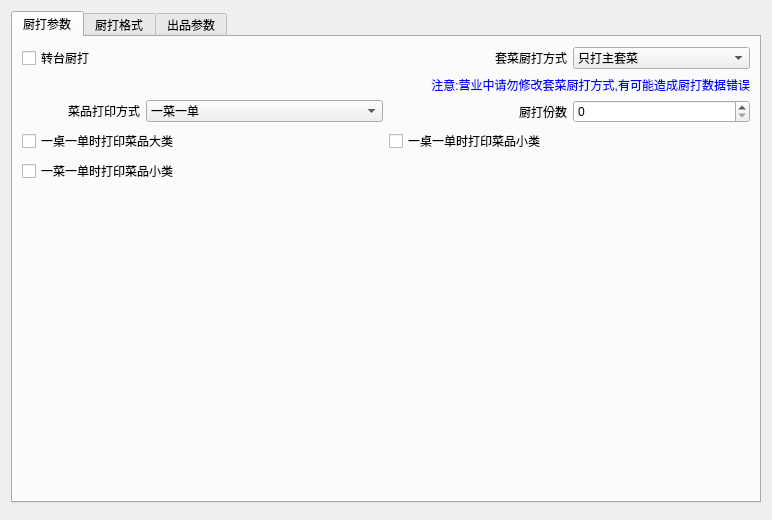
<?xml version="1.0" encoding="UTF-8"?>
<ui version="4.0">
 <class>w_bt_dish_Kitchenprinter_param_Dialog</class>
 <widget class="QDialog" name="w_bt_dish_Kitchenprinter_param_Dialog">
  <property name="geometry">
   <rect>
    <x>0</x>
    <y>0</y>
    <width>772</width>
    <height>520</height>
   </rect>
  </property>
  <property name="windowTitle">
   <string>Dialog</string>
  </property>
  <layout class="QVBoxLayout" name="verticalLayout_2">
   <item>
    <widget class="QTabWidget" name="tabWidget">
     <property name="currentIndex">
      <number>0</number>
     </property>
     <widget class="QWidget" name="tab_3">
      <attribute name="title">
       <string>厨打参数</string>
      </attribute>
      <layout class="QVBoxLayout" name="verticalLayout">
       <item>
        <layout class="QGridLayout" name="gridLayout_2">
         <item row="0" column="0">
          <widget class="QCheckBox" name="checkBox">
           <property name="text">
            <string>转台厨打</string>
           </property>
          </widget>
         </item>
         <item row="0" column="1">
          <layout class="QHBoxLayout" name="horizontalLayout">
           <item>
            <widget class="QLabel" name="label">
             <property name="text">
              <string>套菜厨打方式</string>
             </property>
             <property name="alignment">
              <set>Qt::AlignRight|Qt::AlignTrailing|Qt::AlignVCenter</set>
             </property>
            </widget>
           </item>
           <item>
            <widget class="QComboBox" name="comboBox">
             <item>
              <property name="text">
               <string>只打主套菜</string>
              </property>
             </item>
             <item>
              <property name="text">
               <string>只打套菜明细</string>
              </property>
             </item>
             <item>
              <property name="text">
               <string>打印在一起</string>
              </property>
             </item>
            </widget>
           </item>
          </layout>
         </item>
         <item row="1" column="1">
          <widget class="QLabel" name="label_2">
           <property name="styleSheet">
            <string notr="true">color:blue;</string>
           </property>
           <property name="text">
            <string>注意:营业中请勿修改套菜厨打方式,有可能造成厨打数据错误</string>
           </property>
           <property name="alignment">
            <set>Qt::AlignRight|Qt::AlignTrailing|Qt::AlignVCenter</set>
           </property>
          </widget>
         </item>
         <item row="2" column="0" rowspan="2">
          <layout class="QGridLayout" name="gridLayout">
           <item row="0" column="1" colspan="2">
            <widget class="QComboBox" name="comboBox_3">
             <item>
              <property name="text">
               <string>一菜一单</string>
              </property>
             </item>
             <item>
              <property name="text">
               <string>一桌一单</string>
              </property>
             </item>
            </widget>
           </item>
           <item row="0" column="0">
            <widget class="QLabel" name="label_6">
             <property name="text">
              <string>菜品打印方式</string>
             </property>
             <property name="alignment">
              <set>Qt::AlignRight|Qt::AlignTrailing|Qt::AlignVCenter</set>
             </property>
            </widget>
           </item>
          </layout>
         </item>
         <item row="4" column="0">
          <widget class="QCheckBox" name="checkBox_2">
           <property name="text">
            <string>一桌一单时打印菜品大类</string>
           </property>
          </widget>
         </item>
         <item row="4" column="1">
          <widget class="QCheckBox" name="checkBox_4">
           <property name="text">
            <string>一桌一单时打印菜品小类</string>
           </property>
          </widget>
         </item>
         <item row="5" column="0">
          <widget class="QCheckBox" name="checkBox_3">
           <property name="text">
            <string>一菜一单时打印菜品小类</string>
           </property>
          </widget>
         </item>
         <item row="2" column="1" rowspan="2">
          <layout class="QHBoxLayout" name="horizontalLayout_3">
           <item>
            <widget class="QLabel" name="label_5">
             <property name="text">
              <string>厨打份数</string>
             </property>
             <property name="alignment">
              <set>Qt::AlignRight|Qt::AlignTrailing|Qt::AlignVCenter</set>
             </property>
            </widget>
           </item>
           <item>
            <widget class="QSpinBox" name="spinBox"/>
           </item>
          </layout>
         </item>
        </layout>
       </item>
       <item>
        <spacer name="verticalSpacer">
         <property name="orientation">
          <enum>Qt::Vertical</enum>
         </property>
         <property name="sizeHint" stdset="0">
          <size>
           <width>20</width>
           <height>211</height>
          </size>
         </property>
        </spacer>
       </item>
      </layout>
     </widget>
     <widget class="QWidget" name="tab">
      <property name="styleSheet">
       <string notr="true"/>
      </property>
      <attribute name="title">
       <string>厨打格式</string>
      </attribute>
      <widget class="QCheckBox" name="checkBox_35">
       <property name="geometry">
        <rect>
         <x>10</x>
         <y>400</y>
         <width>120</width>
         <height>25</height>
        </rect>
       </property>
       <property name="text">
        <string>菜品金额合计</string>
       </property>
      </widget>
      <widget class="QCheckBox" name="checkBox_16">
       <property name="geometry">
        <rect>
         <x>480</x>
         <y>110</y>
         <width>75</width>
         <height>25</height>
        </rect>
       </property>
       <property name="styleSheet">
        <string notr="true"/>
       </property>
       <property name="text">
        <string>流水号</string>
       </property>
      </widget>
      <widget class="QCheckBox" name="checkBox_12">
       <property name="geometry">
        <rect>
         <x>329</x>
         <y>70</y>
         <width>75</width>
         <height>25</height>
        </rect>
       </property>
       <property name="styleSheet">
        <string notr="true">text-decoration: underline;</string>
       </property>
       <property name="text">
        <string>点菜人</string>
       </property>
      </widget>
      <widget class="QCheckBox" name="checkBox_8">
       <property name="geometry">
        <rect>
         <x>11</x>
         <y>70</y>
         <width>90</width>
         <height>25</height>
        </rect>
       </property>
       <property name="text">
        <string>餐桌名称</string>
       </property>
      </widget>
      <widget class="QCheckBox" name="checkBox_11">
       <property name="geometry">
        <rect>
         <x>329</x>
         <y>110</y>
         <width>60</width>
         <height>25</height>
        </rect>
       </property>
       <property name="styleSheet">
        <string notr="true">text-decoration: underline;</string>
       </property>
       <property name="text">
        <string>人数</string>
       </property>
      </widget>
      <widget class="QCheckBox" name="checkBox_10">
       <property name="geometry">
        <rect>
         <x>163</x>
         <y>70</y>
         <width>90</width>
         <height>25</height>
        </rect>
       </property>
       <property name="text">
        <string>开台单号</string>
       </property>
      </widget>
      <widget class="QCheckBox" name="checkBox_9">
       <property name="geometry">
        <rect>
         <x>163</x>
         <y>110</y>
         <width>90</width>
         <height>25</height>
        </rect>
       </property>
       <property name="text">
        <string>打印时间</string>
       </property>
      </widget>
      <widget class="QCheckBox" name="checkBox_7">
       <property name="geometry">
        <rect>
         <x>11</x>
         <y>110</y>
         <width>90</width>
         <height>25</height>
        </rect>
       </property>
       <property name="text">
        <string>点菜时间</string>
       </property>
      </widget>
      <widget class="QLabel" name="label_45">
       <property name="geometry">
        <rect>
         <x>253</x>
         <y>285</y>
         <width>16</width>
         <height>17</height>
        </rect>
       </property>
       <property name="text">
        <string/>
       </property>
      </widget>
      <widget class="QLabel" name="label_10">
       <property name="geometry">
        <rect>
         <x>12</x>
         <y>10</y>
         <width>548</width>
         <height>20</height>
        </rect>
       </property>
       <property name="styleSheet">
        <string notr="true">color:blue;</string>
       </property>
       <property name="text">
        <string>注意:有下划线的参数表示厨打特有的参数,其余黑色字体表示厨打和出品共有的参数</string>
       </property>
      </widget>
      <widget class="QWidget" name="layoutWidget">
       <property name="geometry">
        <rect>
         <x>720</x>
         <y>10</y>
         <width>681</width>
         <height>71</height>
        </rect>
       </property>
       <layout class="QGridLayout" name="gridLayout_4">
        <item row="0" column="0">
         <widget class="QCheckBox" name="checkBox_5">
          <property name="text">
           <string>打印菜品类型(厨打单第一个菜品的类型)</string>
          </property>
         </widget>
        </item>
        <item row="0" column="1">
         <widget class="QLabel" name="label_8">
          <property name="text">
           <string>字体</string>
          </property>
         </widget>
        </item>
        <item row="0" column="2" colspan="2">
         <widget class="QComboBox" name="comboBox_4">
          <item>
           <property name="text">
            <string>大字体</string>
           </property>
          </item>
          <item>
           <property name="text">
            <string>普通字体</string>
           </property>
          </item>
         </widget>
        </item>
        <item row="1" column="0">
         <widget class="QCheckBox" name="checkBox_6">
          <property name="text">
           <string>打印菜单类型(如点菜,加菜单等)</string>
          </property>
         </widget>
        </item>
        <item row="1" column="1" colspan="2">
         <widget class="QLabel" name="label_9">
          <property name="text">
           <string>打印机</string>
          </property>
         </widget>
        </item>
        <item row="1" column="3">
         <widget class="QComboBox" name="comboBox_7">
          <item>
           <property name="text">
            <string>PM-80-pinter</string>
           </property>
          </item>
          <item>
           <property name="text">
            <string>PM-58-pinter</string>
           </property>
          </item>
         </widget>
        </item>
        <item row="2" column="1" colspan="3">
         <spacer name="verticalSpacer_3">
          <property name="orientation">
           <enum>Qt::Vertical</enum>
          </property>
          <property name="sizeHint" stdset="0">
           <size>
            <width>167</width>
            <height>13</height>
           </size>
          </property>
         </spacer>
        </item>
       </layout>
      </widget>
      <widget class="QFrame" name="frame">
       <property name="geometry">
        <rect>
         <x>10</x>
         <y>30</y>
         <width>281</width>
         <height>32</height>
        </rect>
       </property>
       <property name="styleSheet">
        <string notr="true">QFrame#frame,
QCheckBox{
font:bold 15pt;
color:purple;
border:0px;
}</string>
       </property>
       <property name="frameShape">
        <enum>QFrame::StyledPanel</enum>
       </property>
       <property name="frameShadow">
        <enum>QFrame::Raised</enum>
       </property>
       <widget class="QCheckBox" name="checkBox_38">
        <property name="geometry">
         <rect>
          <x>1</x>
          <y>2</y>
          <width>221</width>
          <height>27</height>
         </rect>
        </property>
        <property name="styleSheet">
         <string notr="true">QCheckBox:indicator{
width:0px;
}</string>
        </property>
        <property name="text">
         <string>表头</string>
        </property>
       </widget>
      </widget>
      <widget class="QFrame" name="frame_2">
       <property name="geometry">
        <rect>
         <x>10</x>
         <y>140</y>
         <width>461</width>
         <height>32</height>
        </rect>
       </property>
       <property name="styleSheet">
        <string notr="true">QFrame#frame_2,
QCheckBox{
font:bold 15pt;
color:purple;
border:0px;
}</string>
       </property>
       <property name="frameShape">
        <enum>QFrame::StyledPanel</enum>
       </property>
       <property name="frameShadow">
        <enum>QFrame::Raised</enum>
       </property>
       <widget class="QCheckBox" name="checkBox_41">
        <property name="geometry">
         <rect>
          <x>1</x>
          <y>2</y>
          <width>201</width>
          <height>27</height>
         </rect>
        </property>
        <property name="styleSheet">
         <string notr="true">QCheckBox:indicator{
width:0px;
}</string>
        </property>
        <property name="text">
         <string>内容</string>
        </property>
       </widget>
       <widget class="QLineEdit" name="lineEdit_8">
        <property name="geometry">
         <rect>
          <x>240</x>
          <y>0</y>
          <width>51</width>
          <height>27</height>
         </rect>
        </property>
        <property name="maximumSize">
         <size>
          <width>16777215</width>
          <height>16777215</height>
         </size>
        </property>
        <property name="text">
         <string>00</string>
        </property>
        <property name="outer_stylesheet" stdset="0">
         <string>lineedit_printsize</string>
        </property>
       </widget>
      </widget>
      <widget class="QFrame" name="frame_3">
       <property name="geometry">
        <rect>
         <x>10</x>
         <y>360</y>
         <width>461</width>
         <height>32</height>
        </rect>
       </property>
       <property name="styleSheet">
        <string notr="true">QFrame#frame_3,
QCheckBox{
font:bold 15pt;
color:purple;
border:0px;
}</string>
       </property>
       <property name="frameShape">
        <enum>QFrame::StyledPanel</enum>
       </property>
       <property name="frameShadow">
        <enum>QFrame::Raised</enum>
       </property>
       <widget class="QCheckBox" name="checkBox_44">
        <property name="geometry">
         <rect>
          <x>1</x>
          <y>2</y>
          <width>201</width>
          <height>27</height>
         </rect>
        </property>
        <property name="styleSheet">
         <string notr="true">QCheckBox:indicator{
width:0px;
}</string>
        </property>
        <property name="text">
         <string>表尾</string>
        </property>
       </widget>
       <widget class="QLineEdit" name="lineEdit_9">
        <property name="geometry">
         <rect>
          <x>230</x>
          <y>0</y>
          <width>51</width>
          <height>27</height>
         </rect>
        </property>
        <property name="maximumSize">
         <size>
          <width>16777215</width>
          <height>16777215</height>
         </size>
        </property>
        <property name="text">
         <string>00</string>
        </property>
        <property name="outer_stylesheet" stdset="0">
         <string>lineedit_printsize</string>
        </property>
       </widget>
      </widget>
      <widget class="QLineEdit" name="lineEdit">
       <property name="geometry">
        <rect>
         <x>400</x>
         <y>70</y>
         <width>51</width>
         <height>27</height>
        </rect>
       </property>
       <property name="text">
        <string>00</string>
       </property>
       <property name="outer_stylesheet" stdset="0">
        <string>lineedit_printsize</string>
       </property>
      </widget>
      <widget class="QLineEdit" name="lineEdit_2">
       <property name="geometry">
        <rect>
         <x>550</x>
         <y>110</y>
         <width>51</width>
         <height>27</height>
        </rect>
       </property>
       <property name="text">
        <string>00</string>
       </property>
       <property name="outer_stylesheet" stdset="0">
        <string>lineedit_printsize</string>
       </property>
      </widget>
      <widget class="QLineEdit" name="lineEdit_3">
       <property name="geometry">
        <rect>
         <x>400</x>
         <y>110</y>
         <width>51</width>
         <height>27</height>
        </rect>
       </property>
       <property name="text">
        <string>00</string>
       </property>
       <property name="outer_stylesheet" stdset="0">
        <string>lineedit_printsize</string>
       </property>
      </widget>
      <widget class="QLineEdit" name="lineEdit_4">
       <property name="geometry">
        <rect>
         <x>250</x>
         <y>110</y>
         <width>51</width>
         <height>27</height>
        </rect>
       </property>
       <property name="text">
        <string>00</string>
       </property>
       <property name="outer_stylesheet" stdset="0">
        <string>lineedit_printsize</string>
       </property>
      </widget>
      <widget class="QLineEdit" name="lineEdit_5">
       <property name="geometry">
        <rect>
         <x>250</x>
         <y>70</y>
         <width>51</width>
         <height>27</height>
        </rect>
       </property>
       <property name="text">
        <string>00</string>
       </property>
       <property name="outer_stylesheet" stdset="0">
        <string>lineedit_printsize</string>
       </property>
      </widget>
      <widget class="QLineEdit" name="lineEdit_6">
       <property name="geometry">
        <rect>
         <x>100</x>
         <y>70</y>
         <width>51</width>
         <height>27</height>
        </rect>
       </property>
       <property name="text">
        <string>00</string>
       </property>
       <property name="outer_stylesheet" stdset="0">
        <string>lineedit_printsize</string>
       </property>
      </widget>
      <widget class="QLineEdit" name="lineEdit_7">
       <property name="geometry">
        <rect>
         <x>100</x>
         <y>110</y>
         <width>51</width>
         <height>27</height>
        </rect>
       </property>
       <property name="text">
        <string>00</string>
       </property>
       <property name="outer_stylesheet" stdset="0">
        <string>lineedit_printsize</string>
       </property>
      </widget>
      <widget class="QCheckBox" name="checkBox_15">
       <property name="geometry">
        <rect>
         <x>12</x>
         <y>210</y>
         <width>60</width>
         <height>25</height>
        </rect>
       </property>
       <property name="text">
        <string>品名</string>
       </property>
      </widget>
      <widget class="QCheckBox" name="checkBox_33">
       <property name="geometry">
        <rect>
         <x>12</x>
         <y>330</y>
         <width>60</width>
         <height>25</height>
        </rect>
       </property>
       <property name="styleSheet">
        <string notr="true">text-decoration: underline;</string>
       </property>
       <property name="text">
        <string>价格</string>
       </property>
      </widget>
      <widget class="QLabel" name="label_42">
       <property name="geometry">
        <rect>
         <x>340</x>
         <y>290</y>
         <width>45</width>
         <height>25</height>
        </rect>
       </property>
       <property name="text">
        <string>小数位</string>
       </property>
      </widget>
      <widget class="QCheckBox" name="checkBox_13">
       <property name="geometry">
        <rect>
         <x>12</x>
         <y>170</y>
         <width>90</width>
         <height>25</height>
        </rect>
       </property>
       <property name="text">
        <string>本单序号</string>
       </property>
      </widget>
      <widget class="QCheckBox" name="checkBox_14">
       <property name="geometry">
        <rect>
         <x>143</x>
         <y>170</y>
         <width>90</width>
         <height>25</height>
        </rect>
       </property>
       <property name="text">
        <string>赠送标志</string>
       </property>
      </widget>
      <widget class="QSpinBox" name="spinBox_3">
       <property name="geometry">
        <rect>
         <x>78</x>
         <y>208</y>
         <width>81</width>
         <height>25</height>
        </rect>
       </property>
       <property name="minimum">
        <number>0</number>
       </property>
       <property name="maximum">
        <number>99</number>
       </property>
      </widget>
      <widget class="QLabel" name="label_15">
       <property name="geometry">
        <rect>
         <x>160</x>
         <y>208</y>
         <width>49</width>
         <height>25</height>
        </rect>
       </property>
       <property name="text">
        <string>字符,第</string>
       </property>
      </widget>
      <widget class="QSpinBox" name="spinBox_4">
       <property name="geometry">
        <rect>
         <x>215</x>
         <y>208</y>
         <width>81</width>
         <height>25</height>
        </rect>
       </property>
       <property name="minimum">
        <number>1</number>
       </property>
       <property name="maximum">
        <number>2</number>
       </property>
      </widget>
      <widget class="QLabel" name="label_16">
       <property name="geometry">
        <rect>
         <x>300</x>
         <y>210</y>
         <width>16</width>
         <height>20</height>
        </rect>
       </property>
       <property name="text">
        <string>行</string>
       </property>
      </widget>
      <widget class="QCheckBox" name="checkBox_34">
       <property name="geometry">
        <rect>
         <x>340</x>
         <y>208</y>
         <width>60</width>
         <height>25</height>
        </rect>
       </property>
       <property name="styleSheet">
        <string notr="true">text-decoration: underline;</string>
       </property>
       <property name="text">
        <string>单位</string>
       </property>
      </widget>
      <widget class="QSpinBox" name="spinBox_16">
       <property name="geometry">
        <rect>
         <x>410</x>
         <y>208</y>
         <width>81</width>
         <height>25</height>
        </rect>
       </property>
       <property name="minimum">
        <number>0</number>
       </property>
       <property name="maximum">
        <number>99</number>
       </property>
      </widget>
      <widget class="QLabel" name="label_41">
       <property name="geometry">
        <rect>
         <x>500</x>
         <y>208</y>
         <width>49</width>
         <height>25</height>
        </rect>
       </property>
       <property name="styleSheet">
        <string notr="true">text-decoration: underline;</string>
       </property>
       <property name="text">
        <string>字符,第</string>
       </property>
      </widget>
      <widget class="QSpinBox" name="spinBox_15">
       <property name="geometry">
        <rect>
         <x>560</x>
         <y>208</y>
         <width>81</width>
         <height>25</height>
        </rect>
       </property>
       <property name="minimum">
        <number>1</number>
       </property>
       <property name="maximum">
        <number>2</number>
       </property>
      </widget>
      <widget class="QLabel" name="label_40">
       <property name="geometry">
        <rect>
         <x>640</x>
         <y>218</y>
         <width>16</width>
         <height>25</height>
        </rect>
       </property>
       <property name="styleSheet">
        <string notr="true">text-decoration: underline;</string>
       </property>
       <property name="text">
        <string>行</string>
       </property>
      </widget>
      <widget class="QLabel" name="label_34">
       <property name="geometry">
        <rect>
         <x>160</x>
         <y>250</y>
         <width>49</width>
         <height>25</height>
        </rect>
       </property>
       <property name="text">
        <string>字符,第</string>
       </property>
      </widget>
      <widget class="QCheckBox" name="checkBox_31">
       <property name="geometry">
        <rect>
         <x>12</x>
         <y>250</y>
         <width>60</width>
         <height>25</height>
        </rect>
       </property>
       <property name="text">
        <string>品码</string>
       </property>
      </widget>
      <widget class="QSpinBox" name="spinBox_10">
       <property name="geometry">
        <rect>
         <x>78</x>
         <y>250</y>
         <width>81</width>
         <height>25</height>
        </rect>
       </property>
       <property name="minimum">
        <number>0</number>
       </property>
       <property name="maximum">
        <number>99</number>
       </property>
      </widget>
      <widget class="QSpinBox" name="spinBox_9">
       <property name="geometry">
        <rect>
         <x>215</x>
         <y>250</y>
         <width>81</width>
         <height>25</height>
        </rect>
       </property>
       <property name="minimum">
        <number>1</number>
       </property>
       <property name="maximum">
        <number>2</number>
       </property>
      </widget>
      <widget class="QCheckBox" name="checkBox_32">
       <property name="geometry">
        <rect>
         <x>12</x>
         <y>290</y>
         <width>60</width>
         <height>25</height>
        </rect>
       </property>
       <property name="text">
        <string>数量</string>
       </property>
      </widget>
      <widget class="QLabel" name="label_33">
       <property name="geometry">
        <rect>
         <x>300</x>
         <y>250</y>
         <width>16</width>
         <height>20</height>
        </rect>
       </property>
       <property name="text">
        <string>行</string>
       </property>
      </widget>
      <widget class="QLabel" name="label_37">
       <property name="geometry">
        <rect>
         <x>160</x>
         <y>290</y>
         <width>49</width>
         <height>25</height>
        </rect>
       </property>
       <property name="text">
        <string>字符,第</string>
       </property>
      </widget>
      <widget class="QSpinBox" name="spinBox_13">
       <property name="geometry">
        <rect>
         <x>78</x>
         <y>290</y>
         <width>81</width>
         <height>25</height>
        </rect>
       </property>
       <property name="minimum">
        <number>0</number>
       </property>
       <property name="maximum">
        <number>99</number>
       </property>
      </widget>
      <widget class="QLabel" name="label_35">
       <property name="geometry">
        <rect>
         <x>300</x>
         <y>290</y>
         <width>16</width>
         <height>20</height>
        </rect>
       </property>
       <property name="text">
        <string>行</string>
       </property>
      </widget>
      <widget class="QSpinBox" name="spinBox_11">
       <property name="geometry">
        <rect>
         <x>215</x>
         <y>290</y>
         <width>81</width>
         <height>25</height>
        </rect>
       </property>
       <property name="minimum">
        <number>1</number>
       </property>
       <property name="maximum">
        <number>2</number>
       </property>
      </widget>
      <widget class="QSpinBox" name="spinBox_17">
       <property name="geometry">
        <rect>
         <x>410</x>
         <y>286</y>
         <width>81</width>
         <height>25</height>
        </rect>
       </property>
       <property name="minimum">
        <number>1</number>
       </property>
       <property name="maximum">
        <number>2</number>
       </property>
      </widget>
      <widget class="QLabel" name="label_38">
       <property name="geometry">
        <rect>
         <x>160</x>
         <y>330</y>
         <width>49</width>
         <height>25</height>
        </rect>
       </property>
       <property name="styleSheet">
        <string notr="true">text-decoration: underline;</string>
       </property>
       <property name="text">
        <string>字符,第</string>
       </property>
      </widget>
      <widget class="QSpinBox" name="spinBox_12">
       <property name="geometry">
        <rect>
         <x>78</x>
         <y>330</y>
         <width>81</width>
         <height>25</height>
        </rect>
       </property>
       <property name="minimum">
        <number>0</number>
       </property>
       <property name="maximum">
        <number>99</number>
       </property>
      </widget>
      <widget class="QLabel" name="label_36">
       <property name="geometry">
        <rect>
         <x>300</x>
         <y>330</y>
         <width>16</width>
         <height>20</height>
        </rect>
       </property>
       <property name="styleSheet">
        <string notr="true">text-decoration: underline;</string>
       </property>
       <property name="text">
        <string>行</string>
       </property>
      </widget>
      <widget class="QSpinBox" name="spinBox_14">
       <property name="geometry">
        <rect>
         <x>215</x>
         <y>330</y>
         <width>81</width>
         <height>25</height>
        </rect>
       </property>
       <property name="minimum">
        <number>1</number>
       </property>
       <property name="maximum">
        <number>2</number>
       </property>
      </widget>
      <widget class="QLabel" name="label_43">
       <property name="geometry">
        <rect>
         <x>340</x>
         <y>330</y>
         <width>45</width>
         <height>25</height>
        </rect>
       </property>
       <property name="styleSheet">
        <string notr="true">text-decoration: underline;</string>
       </property>
       <property name="text">
        <string>小数位</string>
       </property>
      </widget>
      <widget class="QSpinBox" name="spinBox_18">
       <property name="geometry">
        <rect>
         <x>410</x>
         <y>330</y>
         <width>81</width>
         <height>25</height>
        </rect>
       </property>
       <property name="minimum">
        <number>1</number>
       </property>
       <property name="maximum">
        <number>2</number>
       </property>
      </widget>
      <widget class="QLabel" name="label_3">
       <property name="geometry">
        <rect>
         <x>320</x>
         <y>36</y>
         <width>271</width>
         <height>21</height>
        </rect>
       </property>
       <property name="styleSheet">
        <string notr="true">font:bold 15pt;
color:purple;</string>
       </property>
       <property name="text">
        <string>打印纸张宽度</string>
       </property>
      </widget>
      <widget class="QComboBox" name="comboBox_paperwidth">
       <property name="geometry">
        <rect>
         <x>580</x>
         <y>30</y>
         <width>85</width>
         <height>31</height>
        </rect>
       </property>
      </widget>
     </widget>
     <widget class="QWidget" name="tab_2">
      <attribute name="title">
       <string>出品参数</string>
      </attribute>
      <layout class="QVBoxLayout" name="verticalLayout_16">
       <item>
        <layout class="QGridLayout" name="gridLayout_15">
         <item row="0" column="0">
          <widget class="QCheckBox" name="checkBox_79">
           <property name="text">
            <string>转台出品打印</string>
           </property>
          </widget>
         </item>
         <item row="0" column="1">
          <layout class="QHBoxLayout" name="horizontalLayout_28">
           <item>
            <widget class="QLabel" name="label_105">
             <property name="text">
              <string>套菜出品打印方式</string>
             </property>
             <property name="alignment">
              <set>Qt::AlignRight|Qt::AlignTrailing|Qt::AlignVCenter</set>
             </property>
            </widget>
           </item>
           <item>
            <widget class="QComboBox" name="comboBox_25">
             <item>
              <property name="text">
               <string>只打主套菜</string>
              </property>
             </item>
             <item>
              <property name="text">
               <string>只打套菜明细</string>
              </property>
             </item>
             <item>
              <property name="text">
               <string>打印在一起</string>
              </property>
             </item>
            </widget>
           </item>
          </layout>
         </item>
         <item row="1" column="1">
          <widget class="QLabel" name="label_106">
           <property name="styleSheet">
            <string notr="true">color:blue;</string>
           </property>
           <property name="text">
            <string>注意:营业中请勿修改套菜厨打方式,有可能造成厨打数据错误</string>
           </property>
           <property name="alignment">
            <set>Qt::AlignRight|Qt::AlignTrailing|Qt::AlignVCenter</set>
           </property>
          </widget>
         </item>
         <item row="2" column="0" rowspan="2">
          <layout class="QGridLayout" name="gridLayout_14">
           <item row="0" column="0">
            <widget class="QLabel" name="label_108">
             <property name="text">
              <string>菜品打印方式</string>
             </property>
             <property name="alignment">
              <set>Qt::AlignRight|Qt::AlignTrailing|Qt::AlignVCenter</set>
             </property>
            </widget>
           </item>
           <item row="0" column="1" colspan="2">
            <widget class="QComboBox" name="comboBox_26">
             <item>
              <property name="text">
               <string>一菜一单</string>
              </property>
             </item>
             <item>
              <property name="text">
               <string>一桌一单</string>
              </property>
             </item>
            </widget>
           </item>
          </layout>
         </item>
         <item row="4" column="0">
          <widget class="QCheckBox" name="checkBox_77">
           <property name="text">
            <string>一桌一单时打印菜品大类</string>
           </property>
          </widget>
         </item>
         <item row="4" column="1">
          <widget class="QCheckBox" name="checkBox_76">
           <property name="text">
            <string>一桌一单时打印菜品小类</string>
           </property>
          </widget>
         </item>
         <item row="5" column="0">
          <widget class="QCheckBox" name="checkBox_78">
           <property name="text">
            <string>一菜一单时打印菜品小类</string>
           </property>
          </widget>
         </item>
         <item row="2" column="1" rowspan="2">
          <layout class="QHBoxLayout" name="horizontalLayout_30">
           <item>
            <widget class="QLabel" name="label_110">
             <property name="text">
              <string>出品打印份数</string>
             </property>
             <property name="alignment">
              <set>Qt::AlignRight|Qt::AlignTrailing|Qt::AlignVCenter</set>
             </property>
            </widget>
           </item>
           <item>
            <widget class="QSpinBox" name="spinBox_2"/>
           </item>
          </layout>
         </item>
        </layout>
       </item>
       <item>
        <spacer name="verticalSpacer_10">
         <property name="orientation">
          <enum>Qt::Vertical</enum>
         </property>
         <property name="sizeHint" stdset="0">
          <size>
           <width>20</width>
           <height>211</height>
          </size>
         </property>
        </spacer>
       </item>
      </layout>
     </widget>
    </widget>
   </item>
   <item>
    <widget class="lds_toolbar" name="widget_1"/>
   </item>
  </layout>
 </widget>
 <customwidgets>
  <customwidget>
   <class>lds_toolbar</class>
   <extends>QFrame</extends>
   <header>lds_toolbar.h</header>
   <container>1</container>
  </customwidget>
 </customwidgets>
 <resources/>
 <connections/>
</ui>
